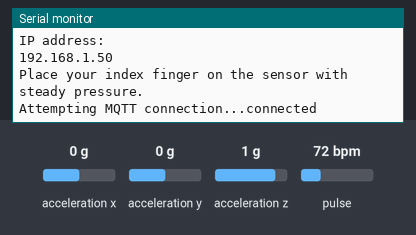
This sketch was run on a simulated ESP8266 (NodeMCU). Shown: the last lines printed to the serial monitor. Wiring (inferred from the names in the program): ADXL345 accelerometer at I2C address 0x53. The test bench sets the inputs (shaded band); at power-on: acceleration x 0 g, acceleration y 0 g, acceleration z 1 g, pulse 72 bpm. WiFi joins after 1.5 s; servers stay silent unless stated; random numbers use the default seed unless the sketch sets one; no MQTT or app messages arrive unless stated.

Above: at 2.7 s.
2.8 s: acceleration x set to -1.4 g
At 4.3 s:
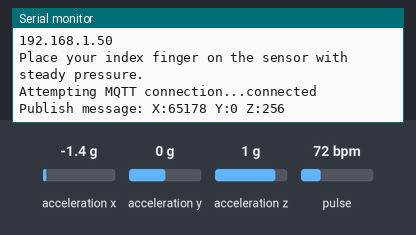
6.5 s: acceleration y set to -1.4 g
At 7.7 s:
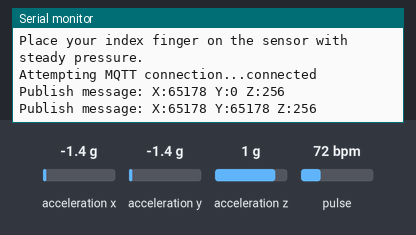
8.0 s: acceleration z set to -1.4 g
At 11.2 s:
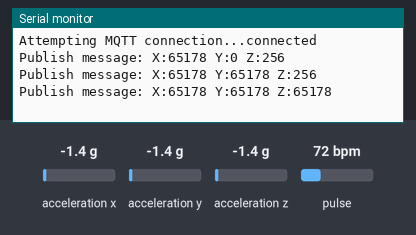

The sketch:

real_MQTT.ino
```cpp
#include <ESP8266WiFi.h>
#include <PubSubClient.h>
#include <Wire.h>
#include "MAX30105.h"
#include "heartRate.h"

#define ADXL345 0x53

const char* ssid = "LAPTOP-DIDI";
const char* password = "DidacContra";
const char* mqtt_server = "test.mosquitto.org";

MAX30105 particleSensor;

const byte RATE_SIZE = 4; //Increase this for more averaging. 4 is good.
byte rates[RATE_SIZE]; //Array of heart rates
byte rateSpot = 0;
long lastBeat = 0; //Time at which the last beat occurred
float beatsPerMinute;
int beatAvg;
int potpin=0;
String beats_str;
String message_json;
char beats[50];


unsigned long messageTimeColdoown = millis();
long intervalTimeMQTT= 1500;


int x,y,z;
char textBuff[20];


WiFiClient espClient;
PubSubClient client(espClient);

unsigned long lastMsg = 0;
#define MSG_BUFFER_SIZE	(50)
char msg[MSG_BUFFER_SIZE];
int value = 0;

void writeTo(int device, byte address, byte val){
  Wire.beginTransmission(device);
  Wire.write(address);
  Wire.write(val);
  Wire.endTransmission();
}

void readFrom(int device, byte address, int num, byte buff[]){
  Wire.beginTransmission(device);
  Wire.write(address);
  Wire.endTransmission();

  Wire.beginTransmission(device);
  Wire.requestFrom(device,num);

  for(int cont=0;cont<num;cont++){
    buff[cont]=Wire.read();
  }
  Wire.endTransmission();
}

void readADXL(){

  byte buff[6];

  writeTo(ADXL345, 0x31, 0);
  readFrom(ADXL345, 0x32, 6, buff);

  x=(((int)buff[1]<<8) | buff[0]);

  y=(((int)buff[3]<<8) | buff[2]);

  z=(((int)buff[5]<<8) | buff[4]);

}


void setup_wifi() {

  delay(10);
  // We start by connecting to a WiFi network
  Serial.println();
  Serial.print("Connecting to ");
  Serial.println(ssid);

  WiFi.mode(WIFI_STA);
  WiFi.begin(ssid, password);

  while (WiFi.status() != WL_CONNECTED) {
    delay(500);
    Serial.print(".");
  }

  randomSeed(micros());

  Serial.println("");
  Serial.println("WiFi connected");
  Serial.println("IP address: ");
  Serial.println(WiFi.localIP());
}
void reconnect() {
  // Loop until we're reconnected
  while (!client.connected()) {
    Serial.print("Attempting MQTT connection...");
    // Create a random client ID
    String clientId = "ESP8266Client-";
    clientId += String(random(0xffff), HEX);
    // Attempt to connect
    if (client.connect(clientId.c_str())) {
      Serial.println("connected");
      // Once connected, publish an announcement...
      client.publish("outTopic", "hello world");
      // ... and resubscribe
      client.subscribe("inTopic");
    } else {
      Serial.print("failed, rc=");
      Serial.print(client.state());
      Serial.println(" try again in 5 seconds");
      // Wait 5 seconds before retrying
      delay(5000);
    }
  }
}

void setup() {
  Serial.begin(115200);

  Wire.begin(2,0); //SDA - SCL
  delay(1);

  //ADXL345 turn On
  writeTo(ADXL345, 0x2D,0x00);
  writeTo(ADXL345, 0x2D,0x10);
  writeTo(ADXL345, 0x2D,0x08);

  Serial.println("ADXL ON");

  setup_wifi();

  client.setServer(mqtt_server, 1883);
  //client.setCallback(callback);

  if (!particleSensor.begin(Wire, I2C_SPEED_FAST)) //Use default I2C port, 400kHz speed
  {
    Serial.println("MAX30105 was not found. Please check wiring/power. ");
    while (1);
  }
  Serial.println("Place your index finger on the sensor with steady pressure.");

  particleSensor.setup(); //Configure sensor with default settings
  particleSensor.setPulseAmplitudeRed(0x0A); //Turn Red LED to low to indicate sensor is running
  particleSensor.setPulseAmplitudeGreen(0); //Turn off Green LED
}

void loop() {

  /*** FUNCION HEART**/
  long irValue = particleSensor.getIR();

  if (checkForBeat(irValue) == true)
  {
    //We sensed a beat!
    long delta = millis() - lastBeat;
    lastBeat = millis();

    beatsPerMinute = 60 / (delta / 1000.0);

    if (beatsPerMinute < 255 && beatsPerMinute > 20)
    {
      rates[rateSpot++] = (byte)beatsPerMinute; //Store this reading in the array
      rateSpot %= RATE_SIZE; //Wrap variable

      //Take average of readings
      beatAvg = 0;
      for (byte x = 0 ; x < RATE_SIZE ; x++)
        beatAvg += rates[x];
      beatAvg /= RATE_SIZE;
    }
     if (!client.connected()) {
        reconnect();
      }
      client.loop();

      readADXL();

      sprintf(textBuff, "X:%d Y:%d Z:%d",x,y,z);

      unsigned long now = millis();
      if (now - lastMsg > 3000) {
        lastMsg = now;
        Serial.print("Publish message: ");
        Serial.println(textBuff);
        beats_str = String(beatsPerMinute); //converting ftemp (the float variable above) to a string
        message_json=beats_str;
        message_json.toCharArray(beats, message_json.length() + 1);

        client.publish("didacLazo/Heart", beats);
      }
  }


}
```

Measured:
- after the input at 2.8 s, the serial monitor: prints a new line after 0.41 s (image 1)
- after the input at 6.5 s, the serial monitor: prints a new line after 0.07 s (image 2)
- after the input at 8.0 s, the serial monitor: prints a new line after 1.9 s (image 3)
